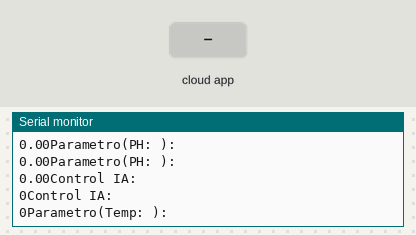
Simulated run of this sketch. Board: ESP32. Shown: the last lines printed to the serial monitor. The test bench sets the inputs (shaded band). WiFi joins after 1.5 s; servers stay silent unless stated; the Firebase database answers and starts empty.

Above: at 2.8 s.
2.9 s: the phone or cloud app sets Control_IA to 1
At 3.39 s:
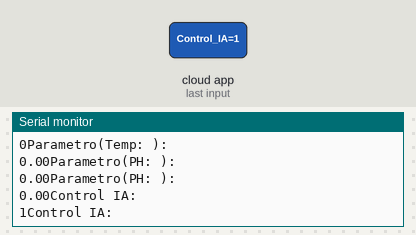
5.9 s: the phone or cloud app sets CicloDiaNoche to 1
At 6.54 s:
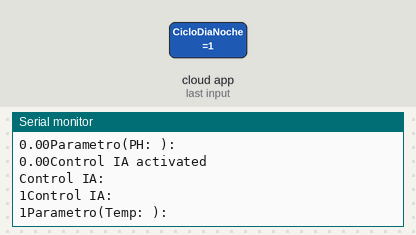
7.4 s: the phone or cloud app sets Temperature to 25
At 8.19 s:
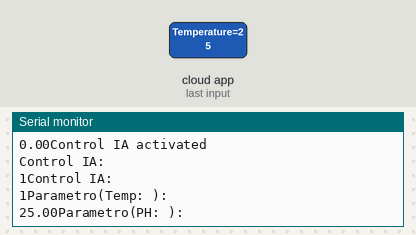
8.9 s: the phone or cloud app sets Ph to 50
At 9.1 s:
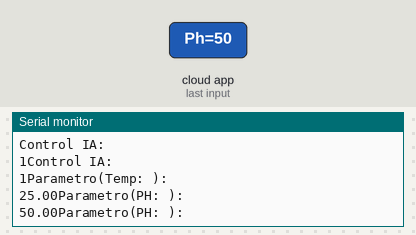
10.4 s: the phone or cloud app sets LightIntensity to 25
At 10.75 s:
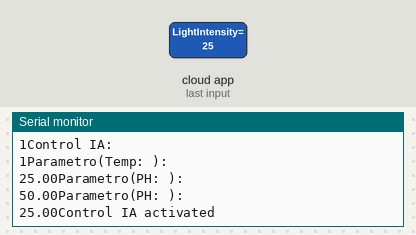
11.9 s: the phone or cloud app sets Control_IA to 0
At 12.4 s:
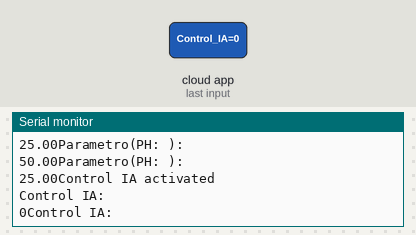
Timing chart, 0 to 14.4 s (numbered marks = the images above; inputs shaded):
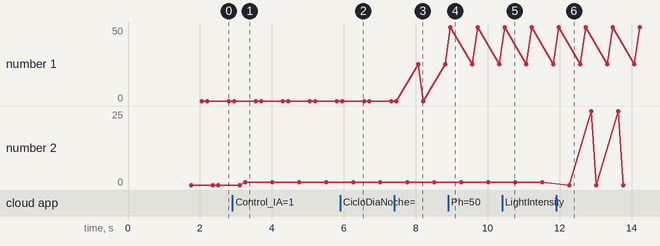

The sketch:

wifi.ino
```cpp
//---------------------------------------IMPORTS PARA FIREBASE REALTIME
#include <FirebaseESP32.h>
#include <WiFi.h>
FirebaseData firebaseData;
const char* ssid = "ERROR404";
const char* password = "AlanTuring117";

//Parametros
int UserTemp =0, UserPh=0;
String luz="", aire="";

//Sensors
int ldrValue=0, temperatureValue=0, phValue=0;


void setup() {
  //---------------------------FIREBASE WIFI
  Serial.begin(115200);
  delay(100);
  Serial.println();
  Serial.print("Connecting with ");
  Serial.println(ssid);
  WiFi.begin(ssid, password);
  while (WiFi.status() != WL_CONNECTED) {
  delay(500);
  Serial.print(".");
  }

  Serial.println("");
  Serial.print("WiFi conected. IP: ");
  Serial.println(WiFi.localIP());
  Firebase.begin("https://bioharvest-bc783-default-rtdb.firebaseio.com/", "jbvslc7CKYCpk9T13joPzCHMi7lZQhd47GlHlRiT");

}
//--------------------------------------------------------------MÉTODOS DE LECTURA DE SENSORES

//------------------------------------------------------------- obetener datos firebase
boolean GetControlIA() {
  if (Firebase.getBool(firebaseData, "/biorreactor/Control_IA")) {
    boolean dato = firebaseData.boolData();
    Serial.println("Control IA: ");
    Serial.print(dato);
    return dato;
  } else {
    Serial.print("Error al obtener el dato de Firebase: ");
    Serial.println(firebaseData.errorReason());
    return false; // Devuelve un valor por defecto en caso de error
  }
}
boolean GetCicloDiaNoche() {
  if (Firebase.getBool(firebaseData, "/biorreactor/Parameters/CicloDiaNoche")) {
    boolean dato = firebaseData.boolData();
    Serial.println("Control IA: ");
    Serial.print(dato);
    return dato;
  } else {
    Serial.print("Error al obtener el dato de Firebase: ");
    Serial.println(firebaseData.errorReason());
    return false; // Devuelve un valor por defecto en caso de error
  }
}

float GetTemperatureParameter() {
  if (Firebase.getFloat(firebaseData, "/biorreactor/Parameters/Temperature")) {
    float dato = firebaseData.floatData();
    Serial.println("Parametro(Temp: ): ");
    Serial.print(dato);
    return dato;
  } else {
    Serial.print("Error al obtener el dato de Firebase: ");
    Serial.println(firebaseData.errorReason());
    return -1.0; // Devuelve un valor por defecto en caso de error
  }
}

float GetPhParameter() {
  if (Firebase.getFloat(firebaseData, "/biorreactor/Parameters/Ph")) {
    float dato = firebaseData.floatData();
    Serial.println("Parametro(PH: ): ");
    Serial.print(dato);
    return dato;
  } else {
    Serial.print("Error al obtener el dato de Firebase: ");
    Serial.println(firebaseData.errorReason());
    return -1.0; // Devuelve un valor por defecto en caso de error
  }
}

float GetLightIntensityParameter() {
  if (Firebase.getFloat(firebaseData, "/biorreactor/Parameters/LightIntensity")) {
    float dato = firebaseData.floatData();
    Serial.println("Parametro(PH: ): ");
    Serial.print(dato);
    return dato;
  } else {
    Serial.print("Error al obtener el dato de Firebase: ");
    Serial.println(firebaseData.errorReason());
    return -1.0; // Devuelve un valor por defecto en caso de error
  }
}


//..------------------------------------- Función principal
void FotobiorreactorStart(){
  bool IA_Control = GetControlIA(); //----------Validar si se controlará por IA
  bool CicloDiaNoche = GetCicloDiaNoche(); //----------Validar si habrá ciclo dia noche

  float ParametroTemp = GetTemperatureParameter(); //---------- Obtener el valor del parametro de la temperatura
  float ParametroPh = GetPhParameter(); //---------- Obtener el valor del parametro del pH
  float ParametroIntensityLight = GetLightIntensityParameter(); //---------- Obtener el valor del parametro de la intensidad de la luz

  //---------------------------Obtener el valor de los sensores


  float temperaturaSensor= 0;

  //obtener datos del sensor
  if(IA_Control==true){
    Serial.println("Control IA activated");
  }
  if(IA_Control==false){

    //validar temperatura

    //Validar pH

    //validar Luz

    //ValidarBombade aire

  }

}


void loop() {

  //obtener
  String datooo="";
  ///obtener valores parametros
  //UserTemp= Firebase.getInt(firebaseData, "/biorreactor/Parameters/Temperature");
  //UserPh= Firebase.getInt(firebaseData, "/biorreactor/Parameters/Ph");
  //Firebase.setString(firebaseData, "/test", "hola mundo");
  FotobiorreactorStart();
  }
```

Measured:
- after the input at 2.9 s, the serial monitor: prints a new line after 0.36 s (image 1)
- after the input at 5.9 s, the serial monitor: prints a new line after 0.51 s (image 2)
- after the input at 7.4 s, the serial monitor: prints a new line after 0.66 s (image 3)
- after the input at 8.9 s, the serial monitor: prints a new line after 0.06 s (image 4)
- after the input at 10.4 s, the serial monitor: prints a new line after 0.22 s (image 5)
- after the input at 11.9 s, the serial monitor: prints a new line after 0.37 s (image 6)
- plotted number 1: 0 → 25 after the input at 7.4 s
- plotted number 2: 0 → 1 after the input at 2.9 s
